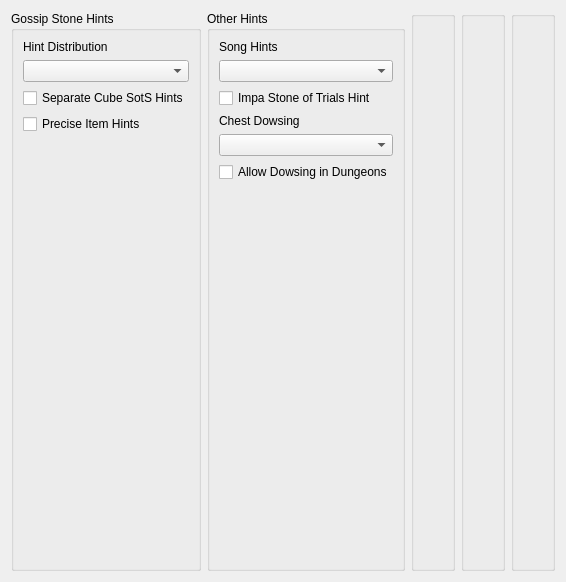
      <widget class="QWidget" name="tab_hints">
       <attribute name="title">
        <string>Hints</string>
       </attribute>
       <layout class="QHBoxLayout" name="horizontalLayout_6">
        <item>
         <widget class="QGroupBox" name="box_stone_hints">
          <property name="sizePolicy">
           <sizepolicy hsizetype="Expanding" vsizetype="Preferred">
            <horstretch>0</horstretch>
            <verstretch>0</verstretch>
           </sizepolicy>
          </property>
          <property name="title">
           <string>Gossip Stone Hints</string>
          </property>
          <layout class="QVBoxLayout" name="verticalLayout_12">
           <item>
            <layout class="QVBoxLayout" name="vlay_stone_hints">
             <item>
              <layout class="QVBoxLayout" name="vlay_hint_distro">
               <item>
                <widget class="QLabel" name="label_for_option_hint_distribution">
                 <property name="text">
                  <string>Hint Distribution</string>
                 </property>
                </widget>
               </item>
               <item>
                <widget class="QComboBox" name="option_hint_distribution"/>
               </item>
              </layout>
             </item>
             <item>
              <widget class="QCheckBox" name="option_cube_sots">
               <property name="text">
                <string>Separate Cube SotS Hints</string>
               </property>
              </widget>
             </item>
             <item>
              <widget class="QCheckBox" name="option_precise_item">
               <property name="text">
                <string>Precise Item Hints</string>
               </property>
              </widget>
             </item>
             <item>
              <spacer name="vspace_stone_hints">
               <property name="orientation">
                <enum>Qt::Orientation::Vertical</enum>
               </property>
               <property name="sizeHint" stdset="0">
                <size>
                 <width>20</width>
                 <height>40</height>
                </size>
               </property>
              </spacer>
             </item>
            </layout>
           </item>
          </layout>
         </widget>
        </item>
        <item>
         <widget class="QGroupBox" name="box_other_hints">
          <property name="sizePolicy">
           <sizepolicy hsizetype="Expanding" vsizetype="Preferred">
            <horstretch>0</horstretch>
            <verstretch>0</verstretch>
           </sizepolicy>
          </property>
          <property name="title">
           <string>Other Hints</string>
          </property>
          <layout class="QVBoxLayout" name="verticalLayout_13">
           <item>
            <layout class="QVBoxLayout" name="vlay_other_hints">
             <item>
              <layout class="QVBoxLayout" name="vlay_song_hints">
               <item>
                <widget class="QLabel" name="label_for_option_song_hints">
                 <property name="text">
                  <string>Song Hints</string>
                 </property>
                </widget>
               </item>
               <item>
                <widget class="QComboBox" name="option_song_hints"/>
               </item>
              </layout>
             </item>
             <item>
              <widget class="QCheckBox" name="option_impa_sot_hint">
               <property name="text">
                <string>Impa Stone of Trials Hint</string>
               </property>
              </widget>
             </item>
             <item>
              <layout class="QVBoxLayout" name="vlay_chest_dowsing">
               <item>
                <widget class="QLabel" name="label_for_option_chest_dowsing">
                 <property name="text">
                  <string>Chest Dowsing</string>
                 </property>
                </widget>
               </item>
               <item>
                <widget class="QComboBox" name="option_chest_dowsing">
                 <property name="currentText">
                  <string/>
                 </property>
                 <property name="currentIndex">
                  <number>-1</number>
                 </property>
                </widget>
               </item>
              </layout>
             </item>
             <item>
              <widget class="QCheckBox" name="option_dungeon_dowsing">
               <property name="text">
                <string>Allow Dowsing in Dungeons</string>
               </property>
              </widget>
             </item>
             <item>
              <spacer name="vspace_other_hints">
               <property name="orientation">
                <enum>Qt::Orientation::Vertical</enum>
               </property>
               <property name="sizeHint" stdset="0">
                <size>
                 <width>20</width>
                 <height>40</height>
                </size>
               </property>
              </spacer>
             </item>
            </layout>
           </item>
          </layout>
         </widget>
        </item>
        <item>
         <widget class="QGroupBox" name="box_4">
          <property name="sizePolicy">
           <sizepolicy hsizetype="Expanding" vsizetype="Preferred">
            <horstretch>0</horstretch>
            <verstretch>0</verstretch>
           </sizepolicy>
          </property>
          <property name="title">
           <string/>
          </property>
          <layout class="QVBoxLayout" name="verticalLayout_14">
           <item>
            <spacer name="vspace_4">
             <property name="orientation">
              <enum>Qt::Orientation::Vertical</enum>
             </property>
             <property name="sizeHint" stdset="0">
              <size>
               <width>20</width>
               <height>533</height>
              </size>
             </property>
            </spacer>
           </item>
          </layout>
         </widget>
        </item>
        <item>
         <widget class="QGroupBox" name="box_5">
          <property name="sizePolicy">
           <sizepolicy hsizetype="Expanding" vsizetype="Preferred">
            <horstretch>0</horstretch>
            <verstretch>0</verstretch>
           </sizepolicy>
          </property>
          <property name="title">
           <string/>
          </property>
          <layout class="QVBoxLayout" name="verticalLayout_15">
           <item>
            <spacer name="vspace_5">
             <property name="orientation">
              <enum>Qt::Orientation::Vertical</enum>
             </property>
             <property name="sizeHint" stdset="0">
              <size>
               <width>20</width>
               <height>533</height>
              </size>
             </property>
            </spacer>
           </item>
          </layout>
         </widget>
        </item>
        <item>
         <widget class="QGroupBox" name="box_6">
          <property name="sizePolicy">
           <sizepolicy hsizetype="Expanding" vsizetype="Preferred">
            <horstretch>0</horstretch>
            <verstretch>0</verstretch>
           </sizepolicy>
          </property>
          <property name="title">
           <string/>
          </property>
          <layout class="QVBoxLayout" name="verticalLayout_16">
           <item>
            <spacer name="vspace_6">
             <property name="orientation">
              <enum>Qt::Orientation::Vertical</enum>
             </property>
             <property name="sizeHint" stdset="0">
              <size>
               <width>20</width>
               <height>533</height>
              </size>
             </property>
            </spacer>
           </item>
          </layout>
         </widget>
        </item>
       </layout>
      </widget>
